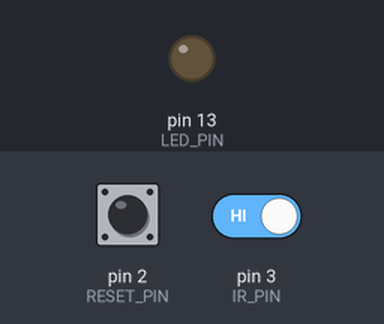
Recording of a sketch running on a simulated Arduino Uno, built with avr-gcc and run on an emulated ATmega328P. Parts: output pins drawn as LEDs (lit = HIGH). Dashed ring = blinking. The test bench sets the inputs (shaded band); at power-on: pin 3 (IR_PIN) HIGH, pin 2 (RESET_PIN) HIGH.

Above: at 1.2 s.
1.3 s: pin 3 (IR_PIN) driven LOW
At 1.45 s:
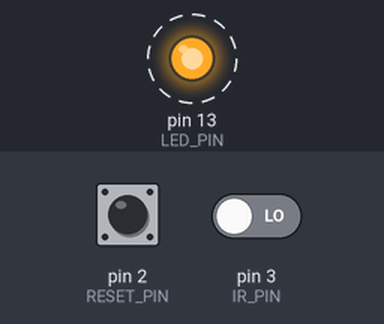
4.3 s: pin 2 (RESET_PIN) pulled LOW for 3.2 s
Timing chart, 0 to 15.0 s (numbered marks = the images above; inputs shaded):
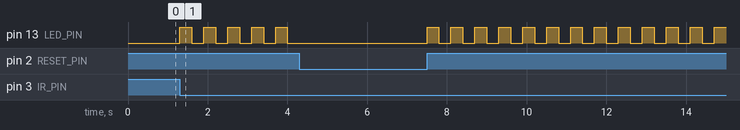

The sketch:

Task10_IR_Security_System.ino
```cpp
#define LED_PIN 13
#define IR_PIN 3
#define RESET_PIN 2

bool alarmFlag = false;

void setup()
{
  pinMode(LED_PIN, OUTPUT);
  pinMode(IR_PIN, INPUT);
  pinMode(RESET_PIN, INPUT_PULLUP);
}

void loop()
{
  // If IR detects object, trigger alarm
  if (digitalRead(IR_PIN) == LOW)   // change to HIGH if needed
  {
    alarmFlag = true;
  }

  // If reset button pressed, stop alarm
  if (digitalRead(RESET_PIN) == LOW)
  {
    alarmFlag = false;
    digitalWrite(LED_PIN, LOW);
  }

  // Blink LED while alarm is active
  if (alarmFlag)
  {
    digitalWrite(LED_PIN, HIGH);
    delay(300);
    digitalWrite(LED_PIN, LOW);
    delay(300);
  }
}
```

Measured:
- after the input at 1.3 s, pin 13 (LED_PIN): alternates HIGH for 0.30 s and LOW for 0.30 s, starting at once
